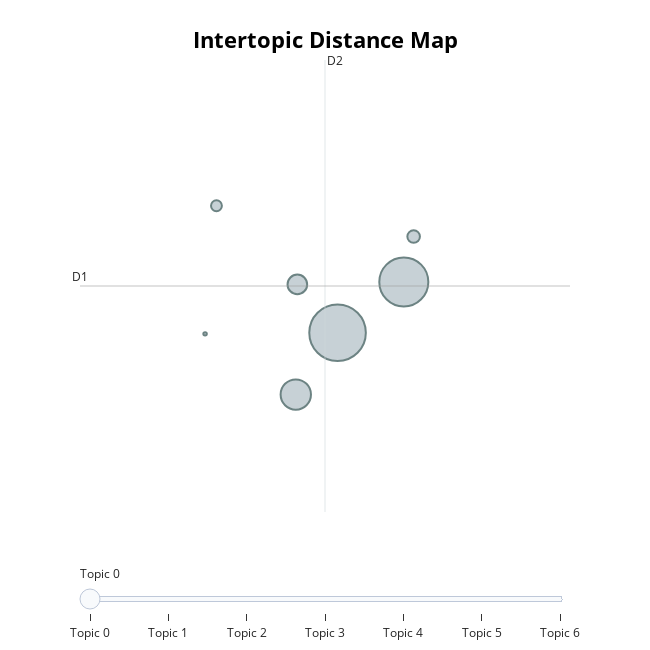
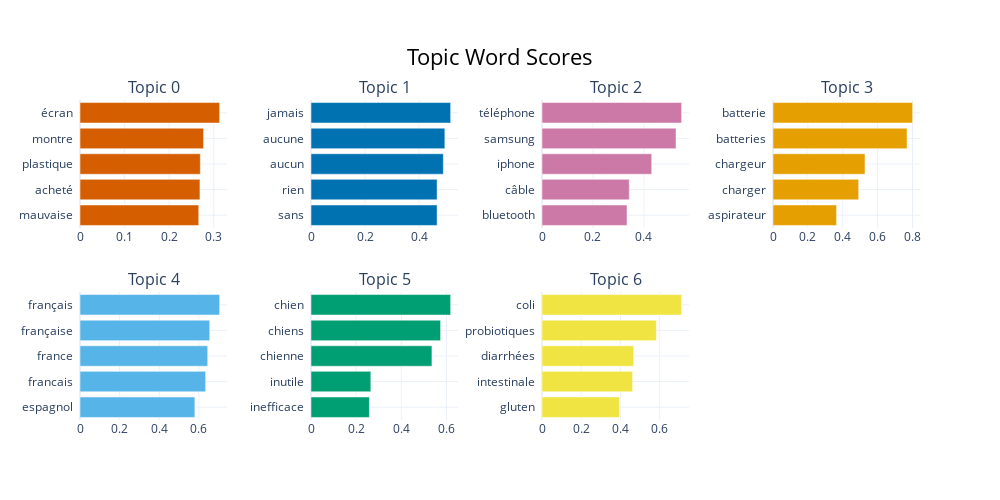

The notebook cell saved with these charts, in order:
### Markdown cell above
**Visualization of the French topic space**

Here, we visualize the French topic landscape using the same projections and bar chart as for the German topics. This allows us to compare it qualitatively to the German topics.

### Code cell
fig_map = topic_model_baseline_french.visualize_topics()
fig_map.show()

fig_bar = topic_model_baseline_french.visualize_barchart(top_n_topics=8)
fig_bar.show()

### Figure 1 — Plotly figure (JSON) as saved in the notebook; plotly's stock layout.template omitted (floating-point values rounded to 4 significant figures)
{"data": [{"customdata": [[0, "écran | montre | plastique | acheté | mauvaise", 10818], [1, "jamais | aucune | aucun | rien | sans", 8127], [2, "téléphone | samsung | iphone | câble | bluetooth", 3118], [3, "batterie | batteries | chargeur | charger | aspirateur", 1301], [4, "français | française | france | francais | espagnol", 537], [5, "chien | chiens | chienne | inutile | inefficace", 401], [6, "coli | probiotiques | diarrhées | intestinale | gluten", 41]], "hovertemplate": "<b>Topic %{customdata[0]}</b><br>%{customdata[1]}<br>Size: %{customdata[2]}", "legendgroup": "", "marker": {"color": "#B0BEC5", "line": {"color": "DarkSlateGrey", "width": 2}, "size": [10818, 8127, 3118, 1301, 537, 401, 41], "sizemode": "area", "sizeref": 6.761, "symbol": "circle"}, "mode": "markers", "name": "", "orientation": "v", "showlegend": false, "type": "scatter", "x": [10.56, 11.28, 10.1, 10.12, 11.39, 9.235, 9.111], "xaxis": "x", "y": [7.89, 8.364, 7.312, 8.341, 8.788, 9.075, 7.879], "yaxis": "y"}], "layout": {"annotations": [{"showarrow": false, "text": "D1", "x": 7.744, "y": 8.326, "yshift": 10}, {"showarrow": false, "text": "D2", "x": 10.42, "xshift": 10, "y": 10.44}], "height": 650, "hoverlabel": {"bgcolor": "white", "font": {"family": "Rockwell", "size": 16}}, "legend": {"itemsizing": "constant", "tracegroupgap": 0}, "margin": {"t": 60}, "shapes": [{"line": {"color": "#CFD8DC", "width": 2}, "type": "line", "x0": 10.42, "x1": 10.42, "y0": 6.215, "y1": 10.44}, {"line": {"color": "#9E9E9E", "width": 2}, "type": "line", "x0": 7.744, "x1": 13.1, "y0": 8.326, "y1": 8.326}], "sliders": [{"active": 0, "pad": {"t": 50}, "steps": [{"args": [{"marker.color": [["red", "#B0BEC5", "#B0BEC5", "#B0BEC5", "#B0BEC5", "#B0BEC5", "#B0BEC5"]]}], "label": "Topic 0", "method": "update"}, {"args": [{"marker.color": [["#B0BEC5", "red", "#B0BEC5", "#B0BEC5", "#B0BEC5", "#B0BEC5", "#B0BEC5"]]}], "label": "Topic 1", "method": "update"}, {"args": [{"marker.color": [["#B0BEC5", "#B0BEC5", "red", "#B0BEC5", "#B0BEC5", "#B0BEC5", "#B0BEC5"]]}], "label": "Topic 2", "method": "update"}, {"args": [{"marker.color": [["#B0BEC5", "#B0BEC5", "#B0BEC5", "red", "#B0BEC5", "#B0BEC5", "#B0BEC5"]]}], "label": "Topic 3", "method": "update"}, {"args": [{"marker.color": [["#B0BEC5", "#B0BEC5", "#B0BEC5", "#B0BEC5", "red", "#B0BEC5", "#B0BEC5"]]}], "label": "Topic 4", "method": "update"}, {"args": [{"marker.color": [["#B0BEC5", "#B0BEC5", "#B0BEC5", "#B0BEC5", "#B0BEC5", "red", "#B0BEC5"]]}], "label": "Topic 5", "method": "update"}, {"args": [{"marker.color": [["#B0BEC5", "#B0BEC5", "#B0BEC5", "#B0BEC5", "#B0BEC5", "#B0BEC5", "red"]]}], "label": "Topic 6", "method": "update"}]}], "title": {"font": {"color": "Black", "size": 22}, "text": "<b>Intertopic Distance Map</b>", "x": 0.5, "xanchor": "center", "y": 0.95, "yanchor": "top"}, "width": 650, "xaxis": {"anchor": "y", "domain": [0, 1], "range": [7.744, 13.1], "title": {"text": ""}, "visible": false}, "yaxis": {"anchor": "x", "domain": [0, 1], "range": [6.215, 10.44], "title": {"text": ""}, "visible": false}}}

### Figure 2 — Plotly figure (JSON) as saved in the notebook; plotly's stock layout.template omitted (floating-point values rounded to 4 significant figures)
{"data": [{"marker": {"color": "#D55E00"}, "orientation": "h", "type": "bar", "x": [0.2663, 0.269, 0.2699, 0.2771, 0.3132], "xaxis": "x", "y": ["mauvaise  ", "acheté  ", "plastique  ", "montre  ", "écran  "], "yaxis": "y"}, {"marker": {"color": "#0072B2"}, "orientation": "h", "type": "bar", "x": [0.467, 0.467, 0.49, 0.4957, 0.5171], "xaxis": "x2", "y": ["sans  ", "rien  ", "aucun  ", "aucune  ", "jamais  "], "yaxis": "y2"}, {"marker": {"color": "#CC79A7"}, "orientation": "h", "type": "bar", "x": [0.3334, 0.3423, 0.4304, 0.5257, 0.5478], "xaxis": "x3", "y": ["bluetooth  ", "câble  ", "iphone  ", "samsung  ", "téléphone  "], "yaxis": "y3"}, {"marker": {"color": "#E69F00"}, "orientation": "h", "type": "bar", "x": [0.3644, 0.4913, 0.5276, 0.7687, 0.801], "xaxis": "x4", "y": ["aspirateur  ", "charger  ", "chargeur  ", "batteries  ", "batterie  "], "yaxis": "y4"}, {"marker": {"color": "#56B4E9"}, "orientation": "h", "type": "bar", "x": [0.5795, 0.6339, 0.6444, 0.6544, 0.7046], "xaxis": "x5", "y": ["espagnol  ", "francais  ", "france  ", "française  ", "français  "], "yaxis": "y5"}, {"marker": {"color": "#009E73"}, "orientation": "h", "type": "bar", "x": [0.2585, 0.2648, 0.5353, 0.5736, 0.6182], "xaxis": "x6", "y": ["inefficace  ", "inutile  ", "chienne  ", "chiens  ", "chien  "], "yaxis": "y6"}, {"marker": {"color": "#F0E442"}, "orientation": "h", "type": "bar", "x": [0.3951, 0.462, 0.4676, 0.5833, 0.712], "xaxis": "x7", "y": ["gluten  ", "intestinale  ", "diarrhées  ", "probiotiques  ", "coli  "], "yaxis": "y7"}], "layout": {"annotations": [{"font": {"size": 16}, "showarrow": false, "text": "Topic 0", "x": 0.0875, "xanchor": "center", "xref": "paper", "y": 1, "yanchor": "bottom", "yref": "paper"}, {"font": {"size": 16}, "showarrow": false, "text": "Topic 1", "x": 0.3625, "xanchor": "center", "xref": "paper", "y": 1, "yanchor": "bottom", "yref": "paper"}, {"font": {"size": 16}, "showarrow": false, "text": "Topic 2", "x": 0.6375, "xanchor": "center", "xref": "paper", "y": 1, "yanchor": "bottom", "yref": "paper"}, {"font": {"size": 16}, "showarrow": false, "text": "Topic 3", "x": 0.9125, "xanchor": "center", "xref": "paper", "y": 1, "yanchor": "bottom", "yref": "paper"}, {"font": {"size": 16}, "showarrow": false, "text": "Topic 4", "x": 0.0875, "xanchor": "center", "xref": "paper", "y": 0.4, "yanchor": "bottom", "yref": "paper"}, {"font": {"size": 16}, "showarrow": false, "text": "Topic 5", "x": 0.3625, "xanchor": "center", "xref": "paper", "y": 0.4, "yanchor": "bottom", "yref": "paper"}, {"font": {"size": 16}, "showarrow": false, "text": "Topic 6", "x": 0.6375, "xanchor": "center", "xref": "paper", "y": 0.4, "yanchor": "bottom", "yref": "paper"}], "height": 500, "hoverlabel": {"bgcolor": "white", "font": {"family": "Rockwell", "size": 16}}, "showlegend": false, "title": {"font": {"color": "Black", "size": 22}, "text": "Topic Word Scores", "x": 0.5, "xanchor": "center", "yanchor": "top"}, "width": 1000, "xaxis": {"anchor": "y", "domain": [0, 0.175], "showgrid": true}, "xaxis2": {"anchor": "y2", "domain": [0.275, 0.45], "showgrid": true}, "xaxis3": {"anchor": "y3", "domain": [0.55, 0.725], "showgrid": true}, "xaxis4": {"anchor": "y4", "domain": [0.825, 1], "showgrid": true}, "xaxis5": {"anchor": "y5", "domain": [0, 0.175], "showgrid": true}, "xaxis6": {"anchor": "y6", "domain": [0.275, 0.45], "showgrid": true}, "xaxis7": {"anchor": "y7", "domain": [0.55, 0.725], "showgrid": true}, "xaxis8": {"anchor": "y8", "domain": [0.825, 1], "showgrid": true}, "yaxis": {"anchor": "x", "domain": [0.6, 1], "showgrid": true}, "yaxis2": {"anchor": "x2", "domain": [0.6, 1], "showgrid": true}, "yaxis3": {"anchor": "x3", "domain": [0.6, 1], "showgrid": true}, "yaxis4": {"anchor": "x4", "domain": [0.6, 1], "showgrid": true}, "yaxis5": {"anchor": "x5", "domain": [0, 0.4], "showgrid": true}, "yaxis6": {"anchor": "x6", "domain": [0, 0.4], "showgrid": true}, "yaxis7": {"anchor": "x7", "domain": [0, 0.4], "showgrid": true}, "yaxis8": {"anchor": "x8", "domain": [0, 0.4], "showgrid": true}}}
